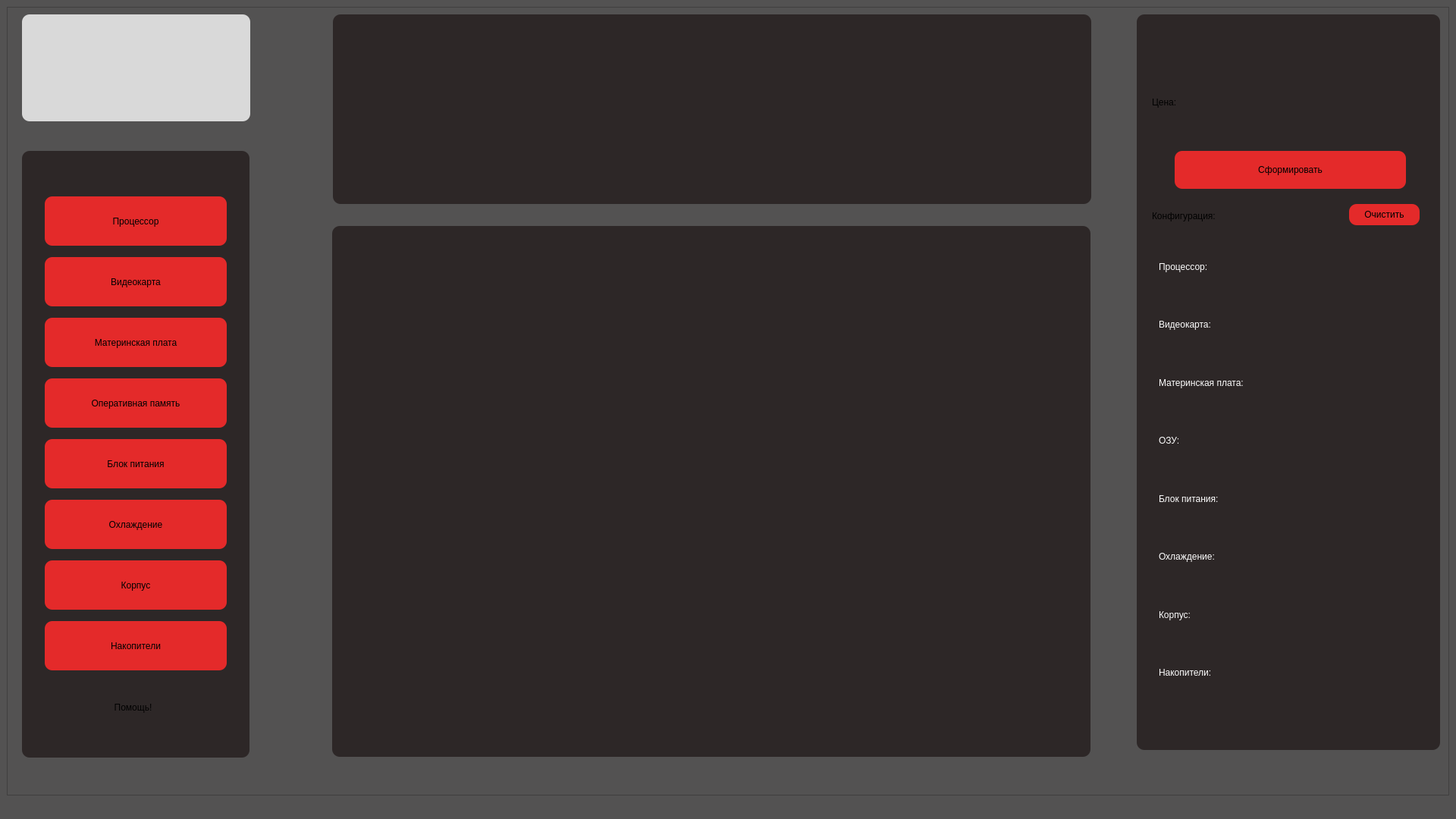
<?xml version="1.0" encoding="UTF-8"?>
<ui version="4.0">
 <class>MainWindow</class>
 <widget class="QMainWindow" name="MainWindow">
  <property name="geometry">
   <rect>
    <x>0</x>
    <y>0</y>
    <width>1920</width>
    <height>1080</height>
   </rect>
  </property>
  <property name="windowTitle">
   <string>MainWindow</string>
  </property>
  <property name="styleSheet">
   <string notr="true">background-color: #535252;
</string>
  </property>
  <widget class="QWidget" name="centralwidget">
   <property name="styleSheet">
    <string notr="true"/>
   </property>
   <layout class="QGridLayout" name="gridLayout_2">
    <item row="0" column="0">
     <widget class="QFrame" name="frame">
      <property name="styleSheet">
       <string notr="true"/>
      </property>
      <property name="frameShape">
       <enum>QFrame::StyledPanel</enum>
      </property>
      <property name="frameShadow">
       <enum>QFrame::Raised</enum>
      </property>
      <widget class="QWidget" name="widget" native="true">
       <property name="geometry">
        <rect>
         <x>20</x>
         <y>190</y>
         <width>300</width>
         <height>800</height>
        </rect>
       </property>
       <property name="styleSheet">
        <string notr="true">background-color:  #2D2727;
border-radius: 10px;</string>
       </property>
       <widget class="QPushButton" name="btn_CPU">
        <property name="geometry">
         <rect>
          <x>30</x>
          <y>60</y>
          <width>240</width>
          <height>65</height>
         </rect>
        </property>
        <property name="styleSheet">
         <string notr="true">background-color: #E42A2A;
border-radius: 10px;</string>
        </property>
        <property name="text">
         <string>Процессор</string>
        </property>
       </widget>
       <widget class="QPushButton" name="btn_GPU">
        <property name="geometry">
         <rect>
          <x>30</x>
          <y>140</y>
          <width>240</width>
          <height>65</height>
         </rect>
        </property>
        <property name="styleSheet">
         <string notr="true">background-color: #E42A2A;
border-radius: 10px;</string>
        </property>
        <property name="text">
         <string>Видеокарта</string>
        </property>
       </widget>
       <widget class="QPushButton" name="btn_RAM">
        <property name="geometry">
         <rect>
          <x>30</x>
          <y>300</y>
          <width>240</width>
          <height>65</height>
         </rect>
        </property>
        <property name="styleSheet">
         <string notr="true">background-color: #E42A2A;
border-radius: 10px;</string>
        </property>
        <property name="text">
         <string>Оперативная память</string>
        </property>
       </widget>
       <widget class="QPushButton" name="btn_motherboard">
        <property name="geometry">
         <rect>
          <x>30</x>
          <y>220</y>
          <width>240</width>
          <height>65</height>
         </rect>
        </property>
        <property name="styleSheet">
         <string notr="true">background-color: #E42A2A;
border-radius: 10px;</string>
        </property>
        <property name="text">
         <string>Материнская плата</string>
        </property>
       </widget>
       <widget class="QPushButton" name="btn_power_unit">
        <property name="geometry">
         <rect>
          <x>30</x>
          <y>380</y>
          <width>240</width>
          <height>65</height>
         </rect>
        </property>
        <property name="styleSheet">
         <string notr="true">background-color: #E42A2A;
border-radius: 10px;</string>
        </property>
        <property name="text">
         <string>Блок питания</string>
        </property>
       </widget>
       <widget class="QPushButton" name="btn_cooling">
        <property name="geometry">
         <rect>
          <x>30</x>
          <y>460</y>
          <width>240</width>
          <height>65</height>
         </rect>
        </property>
        <property name="styleSheet">
         <string notr="true">background-color: #E42A2A;
border-radius: 10px;</string>
        </property>
        <property name="text">
         <string>Охлаждение</string>
        </property>
       </widget>
       <widget class="QPushButton" name="btn_case">
        <property name="geometry">
         <rect>
          <x>30</x>
          <y>540</y>
          <width>240</width>
          <height>65</height>
         </rect>
        </property>
        <property name="styleSheet">
         <string notr="true">background-color: #E42A2A;
border-radius: 10px;</string>
        </property>
        <property name="text">
         <string>Корпус</string>
        </property>
       </widget>
       <widget class="QPushButton" name="btn_help">
        <property name="geometry">
         <rect>
          <x>100</x>
          <y>720</y>
          <width>93</width>
          <height>28</height>
         </rect>
        </property>
        <property name="text">
         <string>Помощь!</string>
        </property>
       </widget>
       <widget class="QPushButton" name="btn_storage_device">
        <property name="geometry">
         <rect>
          <x>30</x>
          <y>620</y>
          <width>240</width>
          <height>65</height>
         </rect>
        </property>
        <property name="styleSheet">
         <string notr="true">background-color: #E42A2A;
border-radius: 10px;</string>
        </property>
        <property name="text">
         <string>Накопители</string>
        </property>
       </widget>
      </widget>
      <widget class="QWidget" name="widget_2" native="true">
       <property name="geometry">
        <rect>
         <x>1490</x>
         <y>10</y>
         <width>400</width>
         <height>970</height>
        </rect>
       </property>
       <property name="styleSheet">
        <string notr="true">background-color:  #2D2727;
border-radius: 10px;</string>
       </property>
       <widget class="QScrollArea" name="scrollArea_2">
        <property name="geometry">
         <rect>
          <x>20</x>
          <y>290</y>
          <width>361</width>
          <height>651</height>
         </rect>
        </property>
        <property name="widgetResizable">
         <bool>true</bool>
        </property>
        <widget class="QWidget" name="scrollAreaWidgetContents_2">
         <property name="geometry">
          <rect>
           <x>0</x>
           <y>0</y>
           <width>361</width>
           <height>651</height>
          </rect>
         </property>
         <layout class="QGridLayout" name="gridLayout_4">
          <item row="0" column="0">
           <layout class="QVBoxLayout" name="layout_2">
            <item>
             <spacer name="verticalSpacer">
              <property name="orientation">
               <enum>Qt::Vertical</enum>
              </property>
              <property name="sizeHint" stdset="0">
               <size>
                <width>20</width>
                <height>40</height>
               </size>
              </property>
             </spacer>
            </item>
            <item>
             <widget class="QLabel" name="label_3">
              <property name="styleSheet">
               <string notr="true"/>
              </property>
              <property name="text">
               <string>&lt;html&gt;&lt;head/&gt;&lt;body&gt;&lt;p&gt;&lt;span style=&quot; color:#ffffff;&quot;&gt;Процессор:&lt;/span&gt;&lt;/p&gt;&lt;/body&gt;&lt;/html&gt;</string>
              </property>
             </widget>
            </item>
            <item>
             <layout class="QVBoxLayout" name="layout_CPU">
              <property name="leftMargin">
               <number>30</number>
              </property>
              <property name="topMargin">
               <number>30</number>
              </property>
             </layout>
            </item>
            <item>
             <spacer name="verticalSpacer_2">
              <property name="orientation">
               <enum>Qt::Vertical</enum>
              </property>
              <property name="sizeHint" stdset="0">
               <size>
                <width>20</width>
                <height>40</height>
               </size>
              </property>
             </spacer>
            </item>
            <item>
             <widget class="QLabel" name="label_4">
              <property name="text">
               <string>&lt;html&gt;&lt;head/&gt;&lt;body&gt;&lt;p&gt;&lt;span style=&quot; color:#ffffff;&quot;&gt;Видеокарта:&lt;/span&gt;&lt;/p&gt;&lt;/body&gt;&lt;/html&gt;</string>
              </property>
             </widget>
            </item>
            <item>
             <layout class="QVBoxLayout" name="layout_GPU">
              <property name="topMargin">
               <number>30</number>
              </property>
             </layout>
            </item>
            <item>
             <spacer name="verticalSpacer_3">
              <property name="orientation">
               <enum>Qt::Vertical</enum>
              </property>
              <property name="sizeHint" stdset="0">
               <size>
                <width>20</width>
                <height>40</height>
               </size>
              </property>
             </spacer>
            </item>
            <item>
             <widget class="QLabel" name="label_5">
              <property name="text">
               <string>&lt;html&gt;&lt;head/&gt;&lt;body&gt;&lt;p&gt;&lt;span style=&quot; color:#ffffff;&quot;&gt;Материнская плата:&lt;/span&gt;&lt;/p&gt;&lt;/body&gt;&lt;/html&gt;</string>
              </property>
             </widget>
            </item>
            <item>
             <layout class="QVBoxLayout" name="layout_motherboard">
              <property name="topMargin">
               <number>30</number>
              </property>
             </layout>
            </item>
            <item>
             <spacer name="verticalSpacer_4">
              <property name="orientation">
               <enum>Qt::Vertical</enum>
              </property>
              <property name="sizeHint" stdset="0">
               <size>
                <width>20</width>
                <height>40</height>
               </size>
              </property>
             </spacer>
            </item>
            <item>
             <widget class="QLabel" name="label_6">
              <property name="text">
               <string>&lt;html&gt;&lt;head/&gt;&lt;body&gt;&lt;p&gt;&lt;span style=&quot; color:#ffffff;&quot;&gt;ОЗУ:&lt;/span&gt;&lt;/p&gt;&lt;/body&gt;&lt;/html&gt;</string>
              </property>
             </widget>
            </item>
            <item>
             <layout class="QVBoxLayout" name="layout_RAM">
              <property name="topMargin">
               <number>30</number>
              </property>
             </layout>
            </item>
            <item>
             <spacer name="verticalSpacer_5">
              <property name="orientation">
               <enum>Qt::Vertical</enum>
              </property>
              <property name="sizeHint" stdset="0">
               <size>
                <width>20</width>
                <height>40</height>
               </size>
              </property>
             </spacer>
            </item>
            <item>
             <widget class="QLabel" name="label_7">
              <property name="text">
               <string>&lt;html&gt;&lt;head/&gt;&lt;body&gt;&lt;p&gt;&lt;span style=&quot; color:#ffffff;&quot;&gt;Блок питания:&lt;/span&gt;&lt;/p&gt;&lt;/body&gt;&lt;/html&gt;</string>
              </property>
             </widget>
            </item>
            <item>
             <layout class="QVBoxLayout" name="layout_power_unit">
              <property name="topMargin">
               <number>30</number>
              </property>
             </layout>
            </item>
            <item>
             <spacer name="verticalSpacer_6">
              <property name="orientation">
               <enum>Qt::Vertical</enum>
              </property>
              <property name="sizeHint" stdset="0">
               <size>
                <width>20</width>
                <height>40</height>
               </size>
              </property>
             </spacer>
            </item>
            <item>
             <widget class="QLabel" name="label_8">
              <property name="text">
               <string>&lt;html&gt;&lt;head/&gt;&lt;body&gt;&lt;p&gt;&lt;span style=&quot; color:#ffffff;&quot;&gt;Охлаждение:&lt;/span&gt;&lt;/p&gt;&lt;/body&gt;&lt;/html&gt;</string>
              </property>
             </widget>
            </item>
            <item>
             <layout class="QVBoxLayout" name="layout_cooling">
              <property name="topMargin">
               <number>30</number>
              </property>
             </layout>
            </item>
            <item>
             <spacer name="verticalSpacer_7">
              <property name="orientation">
               <enum>Qt::Vertical</enum>
              </property>
              <property name="sizeHint" stdset="0">
               <size>
                <width>20</width>
                <height>40</height>
               </size>
              </property>
             </spacer>
            </item>
            <item>
             <widget class="QLabel" name="label_9">
              <property name="text">
               <string>&lt;html&gt;&lt;head/&gt;&lt;body&gt;&lt;p&gt;&lt;span style=&quot; color:#ffffff;&quot;&gt;Корпус:&lt;/span&gt;&lt;/p&gt;&lt;/body&gt;&lt;/html&gt;</string>
              </property>
             </widget>
            </item>
            <item>
             <layout class="QVBoxLayout" name="layout_case">
              <property name="topMargin">
               <number>30</number>
              </property>
             </layout>
            </item>
            <item>
             <spacer name="verticalSpacer_8">
              <property name="orientation">
               <enum>Qt::Vertical</enum>
              </property>
              <property name="sizeHint" stdset="0">
               <size>
                <width>20</width>
                <height>40</height>
               </size>
              </property>
             </spacer>
            </item>
            <item>
             <widget class="QLabel" name="label_10">
              <property name="text">
               <string>&lt;html&gt;&lt;head/&gt;&lt;body&gt;&lt;p&gt;&lt;span style=&quot; color:#ffffff;&quot;&gt;Накопители:&lt;/span&gt;&lt;/p&gt;&lt;/body&gt;&lt;/html&gt;</string>
              </property>
             </widget>
            </item>
            <item>
             <layout class="QVBoxLayout" name="layout_storage_device">
              <property name="topMargin">
               <number>30</number>
              </property>
             </layout>
            </item>
            <item>
             <spacer name="verticalSpacer_9">
              <property name="orientation">
               <enum>Qt::Vertical</enum>
              </property>
              <property name="sizeHint" stdset="0">
               <size>
                <width>20</width>
                <height>40</height>
               </size>
              </property>
             </spacer>
            </item>
           </layout>
          </item>
         </layout>
        </widget>
       </widget>
       <widget class="QLabel" name="label">
        <property name="geometry">
         <rect>
          <x>20</x>
          <y>100</y>
          <width>81</width>
          <height>31</height>
         </rect>
        </property>
        <property name="text">
         <string>Цена:</string>
        </property>
       </widget>
       <widget class="QPushButton" name="pushButton">
        <property name="geometry">
         <rect>
          <x>50</x>
          <y>180</y>
          <width>305</width>
          <height>50</height>
         </rect>
        </property>
        <property name="styleSheet">
         <string notr="true">background-color: #E42A2A;
border-radius: 10px;</string>
        </property>
        <property name="text">
         <string>Сформировать</string>
        </property>
       </widget>
       <widget class="QLabel" name="label_2">
        <property name="geometry">
         <rect>
          <x>20</x>
          <y>256</y>
          <width>161</width>
          <height>20</height>
         </rect>
        </property>
        <property name="text">
         <string>Конфигурация:</string>
        </property>
       </widget>
       <widget class="QPushButton" name="btn_clear">
        <property name="geometry">
         <rect>
          <x>280</x>
          <y>250</y>
          <width>93</width>
          <height>28</height>
         </rect>
        </property>
        <property name="styleSheet">
         <string notr="true">background-color: #E42A2A;
border-radius: 10px;</string>
        </property>
        <property name="text">
         <string>Очистить</string>
        </property>
       </widget>
      </widget>
      <widget class="QWidget" name="widget_3" native="true">
       <property name="geometry">
        <rect>
         <x>430</x>
         <y>10</y>
         <width>1000</width>
         <height>250</height>
        </rect>
       </property>
       <property name="styleSheet">
        <string notr="true">background-color:  #2D2727;
border-radius: 10px;</string>
       </property>
      </widget>
      <widget class="QFrame" name="frame_2">
       <property name="geometry">
        <rect>
         <x>429</x>
         <y>289</y>
         <width>1000</width>
         <height>700</height>
        </rect>
       </property>
       <property name="styleSheet">
        <string notr="true">background-color:  #2D2727;
border-radius: 10px;</string>
       </property>
       <property name="frameShape">
        <enum>QFrame::StyledPanel</enum>
       </property>
       <property name="frameShadow">
        <enum>QFrame::Raised</enum>
       </property>
       <layout class="QGridLayout" name="gridLayout">
        <item row="1" column="0">
         <widget class="QScrollArea" name="scrollArea">
          <property name="widgetResizable">
           <bool>true</bool>
          </property>
          <widget class="QWidget" name="scrollAreaWidgetContents">
           <property name="geometry">
            <rect>
             <x>0</x>
             <y>0</y>
             <width>978</width>
             <height>678</height>
            </rect>
           </property>
           <layout class="QGridLayout" name="gridLayout_3">
            <item row="0" column="0">
             <layout class="QVBoxLayout" name="layout"/>
            </item>
           </layout>
          </widget>
         </widget>
        </item>
       </layout>
      </widget>
      <widget class="QPushButton" name="btn_exit">
       <property name="geometry">
        <rect>
         <x>20</x>
         <y>10</y>
         <width>301</width>
         <height>141</height>
        </rect>
       </property>
       <property name="styleSheet">
        <string notr="true">QPushButton{
background-color:  #D9D9D9;
border-radius: 10px;
}
QPushButton:hover {
    background-color: qlineargradient(x1: 0, y1: 0, x2: 0, y2: 1,
                                       stop: 0 #dadbde, stop: 1 #f6f7fa);
	text: Выход; 
 }</string>
       </property>
       <property name="text">
        <string/>
       </property>
       <property name="icon">
        <iconset>
         <normaloff>image/izobrazhenie-PhotoRoom_png-PhotoRoom.png</normaloff>image/izobrazhenie-PhotoRoom_png-PhotoRoom.png</iconset>
       </property>
       <property name="iconSize">
        <size>
         <width>200</width>
         <height>250</height>
        </size>
       </property>
      </widget>
     </widget>
    </item>
   </layout>
  </widget>
  <widget class="QMenuBar" name="menubar">
   <property name="geometry">
    <rect>
     <x>0</x>
     <y>0</y>
     <width>1920</width>
     <height>26</height>
    </rect>
   </property>
  </widget>
  <widget class="QStatusBar" name="statusbar"/>
 </widget>
 <resources/>
 <connections/>
</ui>
